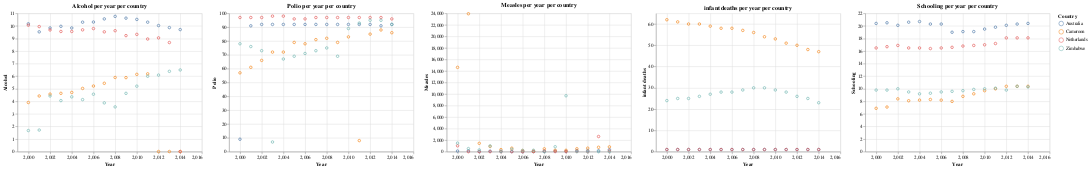

This figure's notebook cell:
### Markdown cell above
A scatterplot was created to obtain insight on the changes in year per variable. To make it more clear we coloured the different countries.

### Code cell
alt.Chart(filtered_df).mark_point().encode(
    x=alt.X(('Year:Q'),scale=alt.Scale(domain=(1999,2016))),
    y=alt.Y('Alcohol:Q'),
    color='Country:N'
).properties(title='Alcohol per year per country')|alt.Chart(filtered_df).mark_point().encode(
    x=alt.X(('Year:Q'),scale=alt.Scale(domain=(1999,2016))),
    y=alt.Y('Polio:Q'),
    color='Country:N'
).properties(title='Polio per year per country')|alt.Chart(filtered_df).mark_point().encode(
    x=alt.X(('Year:Q'),scale=alt.Scale(domain=(1999,2016))),
    y=alt.Y('Measles:Q'),
    color='Country:N'
).properties(title='Measles per year per country')|alt.Chart(filtered_df).mark_point().encode(
    x=alt.X(('Year:Q'),scale=alt.Scale(domain=(1999,2016))),
    y=alt.Y('infant deaths:Q'),
    color='Country:N'
).properties(title='infant deaths per year per country')|alt.Chart(filtered_df).mark_point().encode(
    x=alt.X(('Year:Q'),scale=alt.Scale(domain=(1999,2016))),
    y=alt.Y('Schooling:Q'),
    color='Country:N'
).properties(title='Schooling per year per country')

### Figure 1 — Vega-Lite specification as saved in the notebook (floating-point values rounded to 4 significant figures)
{"config": {"view": {"continuousWidth": 400, "continuousHeight": 300}}, "hconcat": [{"mark": "point", "encoding": {"color": {"field": "Country", "type": "nominal"}, "x": {"field": "Year", "scale": {"domain": [1999, 2016]}, "type": "quantitative"}, "y": {"field": "Alcohol", "type": "quantitative"}}, "title": "Alcohol per year per country"}, {"mark": "point", "encoding": {"color": {"field": "Country", "type": "nominal"}, "x": {"field": "Year", "scale": {"domain": [1999, 2016]}, "type": "quantitative"}, "y": {"field": "Polio", "type": "quantitative"}}, "title": "Polio per year per country"}, {"mark": "point", "encoding": {"color": {"field": "Country", "type": "nominal"}, "x": {"field": "Year", "scale": {"domain": [1999, 2016]}, "type": "quantitative"}, "y": {"field": "Measles", "type": "quantitative"}}, "title": "Measles per year per country"}, {"mark": "point", "encoding": {"color": {"field": "Country", "type": "nominal"}, "x": {"field": "Year", "scale": {"domain": [1999, 2016]}, "type": "quantitative"}, "y": {"field": "infant deaths", "type": "quantitative"}}, "title": "infant deaths per year per country"}, {"mark": "point", "encoding": {"color": {"field": "Country", "type": "nominal"}, "x": {"field": "Year", "scale": {"domain": [1999, 2016]}, "type": "quantitative"}, "y": {"field": "Schooling", "type": "quantitative"}}, "title": "Schooling per year per country"}], "data": {"name": "data-0bcf5a5dda81ccb7da1e112b62e6a35a"}, "$schema": "https://vega.github.io/schema/vega-lite/v4.17.0.json", "datasets": {"data-0bcf5a5dda81ccb7da1e112b62e6a35a": [{"Year": 2001, "Country": "Australia", "infant deaths": 1, "Alcohol": 9.53, "Polio": 91.0, "Measles": 141, "Schooling": 20.5}, {"Year": 2003, "Country": "Australia", "infant deaths": 1, "Alcohol": 9.97, "Polio": 92.0, "Measles": 91, "Schooling": 20.6}, {"Year": 2011, "Country": "Australia", "infant deaths": 1, "Alcohol": 10.3, "Polio": 92.0, "Measles": 190, "Schooling": 19.8}, {"Year": 2006, "Country": "Australia", "infant deaths": 1, "Alcohol": 10.31, "Polio": 92.0, "Measles": 0, "Schooling": 20.3}, {"Year": 2014, "Country": "Australia", "infant deaths": 1, "Alcohol": 9.71, "Polio": 92.0, "Measles": 340, "Schooling": 20.4}, {"Year": 2002, "Country": "Australia", "infant deaths": 1, "Alcohol": 9.84, "Polio": 92.0, "Measles": 32, "Schooling": 20.1}, {"Year": 2012, "Country": "Australia", "infant deaths": 1, "Alcohol": 10.03, "Polio": 92.0, "Measles": 199, "Schooling": 20.1}, {"Year": 2000, "Country": "Australia", "infant deaths": 1, "Alcohol": 10.17, "Polio": 9.0, "Measles": 108, "Schooling": 20.4}, {"Year": 2004, "Country": "Australia", "infant deaths": 1, "Alcohol": 9.84, "Polio": 92.0, "Measles": 70, "Schooling": 20.7}, {"Year": 2009, "Country": "Australia", "infant deaths": 1, "Alcohol": 10.62, "Polio": 92.0, "Measles": 104, "Schooling": 19.1}, {"Year": 2007, "Country": "Australia", "infant deaths": 1, "Alcohol": 10.56, "Polio": 92.0, "Measles": 11, "Schooling": 19.0}, {"Year": 2005, "Country": "Australia", "infant deaths": 1, "Alcohol": 10.3, "Polio": 92.0, "Measles": 10, "Schooling": 20.3}, {"Year": 2013, "Country": "Australia", "infant deaths": 1, "Alcohol": 9.87, "Polio": 91.0, "Measles": 158, "Schooling": 20.3}, {"Year": 2008, "Country": "Australia", "infant deaths": 1, "Alcohol": 10.76, "Polio": 92.0, "Measles": 65, "Schooling": 19.1}, {"Year": 2010, "Country": "Australia", "infant deaths": 1, "Alcohol": 10.52, "Polio": 92.0, "Measles": 70, "Schooling": 19.5}, {"Year": 2011, "Country": "Cameroon", "infant deaths": 51, "Alcohol": 6.19, "Polio": 8.0, "Measles": 504, "Schooling": 10.0}, {"Year": 2008, "Country": "Cameroon", "infant deaths": 56, "Alcohol": 5.9, "Polio": 82.0, "Measles": 495, "Schooling": 8.8}, {"Year": 2001, "Country": "Cameroon", "infant deaths": 61, "Alcohol": 4.43, "Polio": 61.0, "Measles": 23934, "Schooling": 7.1}, {"Year": 2004, "Country": "Cameroon", "infant deaths": 59, "Alcohol": 4.71, "Polio": 72.0, "Measles": 358, "Schooling": 8.2}, {"Year": 2000, "Country": "Cameroon", "infant deaths": 62, "Alcohol": 3.91, "Polio": 57.0, "Measles": 14629, "Schooling": 6.9}, {"Year": 2012, "Country": "Cameroon", "infant deaths": 50, "Alcohol": 0.01, "Polio": 85.0, "Measles": 609, "Schooling": 10.4}, {"Year": 2010, "Country": "Cameroon", "infant deaths": 53, "Alcohol": 6.15, "Polio": 83.0, "Measles": 240, "Schooling": 9.7}, {"Year": 2006, "Country": "Cameroon", "infant deaths": 58, "Alcohol": 5.22, "Polio": 78.0, "Measles": 196, "Schooling": 8.2}, {"Year": 2014, "Country": "Cameroon", "infant deaths": 47, "Alcohol": 0.01, "Polio": 86.0, "Measles": 831, "Schooling": 10.4}, {"Year": 2013, "Country": "Cameroon", "infant deaths": 48, "Alcohol": 0.01, "Polio": 88.0, "Measles": 760, "Schooling": 10.4}, {"Year": 2009, "Country": "Cameroon", "infant deaths": 54, "Alcohol": 5.89, "Polio": 79.0, "Measles": 251, "Schooling": 9.2}, {"Year": 2007, "Country": "Cameroon", "infant deaths": 57, "Alcohol": 5.44, "Polio": 81.0, "Measles": 100, "Schooling": 8.0}, {"Year": 2005, "Country": "Cameroon", "infant deaths": 58, "Alcohol": 5.03, "Polio": 79.0, "Measles": 605, "Schooling": 8.3}, {"Year": 2002, "Country": "Cameroon", "infant deaths": 60, "Alcohol": 4.58, "Polio": 66.0, "Measles": 1448, "Schooling": 8.4}, {"Year": 2003, "Country": "Cameroon", "infant deaths": 60, "Alcohol": 4.64, "Polio": 72.0, "Measles": 899, "Schooling": 8.1}, {"Year": 2004, "Country": "Netherlands", "infant deaths": 1, "Alcohol": 9.56, "Polio": 98.0, "Measles": 11, "Schooling": 16.5}, {"Year": 2006, "Country": "Netherlands", "infant deaths": 1, "Alcohol": 9.79, "Polio": 96.0, "Measles": 1, "Schooling": 16.5}, {"Year": 2013, "Country": "Netherlands", "infant deaths": 1, "Alcohol": 8.68, "Polio": 97.0, "Measles": 2632, "Schooling": 18.1}, {"Year": 2005, "Country": "Netherlands", "infant deaths": 1, "Alcohol": 9.69, "Polio": 96.0, "Measles": 4, "Schooling": 16.4}, {"Year": 2010, "Country": "Netherlands", "infant deaths": 1, "Alcohol": 9.33, "Polio": 97.0, "Measles": 15, "Schooling": 17.0}, {"Year": 2008, "Country": "Netherlands", "infant deaths": 1, "Alcohol": 9.62, "Polio": 97.0, "Measles": 109, "Schooling": 16.8}, {"Year": 2002, "Country": "Netherlands", "infant deaths": 1, "Alcohol": 9.68, "Polio": 97.0, "Measles": 3, "Schooling": 16.9}, {"Year": 2014, "Country": "Netherlands", "infant deaths": 1, "Alcohol": 0.01, "Polio": 96.0, "Measles": 140, "Schooling": 18.1}, {"Year": 2007, "Country": "Netherlands", "infant deaths": 1, "Alcohol": 9.53, "Polio": 97.0, "Measles": 10, "Schooling": 16.6}, {"Year": 2009, "Country": "Netherlands", "infant deaths": 1, "Alcohol": 9.23, "Polio": 97.0, "Measles": 15, "Schooling": 16.9}, {"Year": 2001, "Country": "Netherlands", "infant deaths": 1, "Alcohol": 9.95, "Polio": 97.0, "Measles": 0, "Schooling": 16.7}, {"Year": 2011, "Country": "Netherlands", "infant deaths": 1, "Alcohol": 8.96, "Polio": 97.0, "Measles": 51, "Schooling": 17.2}, {"Year": 2000, "Country": "Netherlands", "infant deaths": 1, "Alcohol": 10.06, "Polio": 97.0, "Measles": 1019, "Schooling": 16.5}, {"Year": 2003, "Country": "Netherlands", "infant deaths": 1, "Alcohol": 9.56, "Polio": 98.0, "Measles": 4, "Schooling": 16.5}, {"Year": 2012, "Country": "Netherlands", "infant deaths": 1, "Alcohol": 9.05, "Polio": 97.0, "Measles": 10, "Schooling": 18.1}, {"Year": 2001, "Country": "Zimbabwe", "infant deaths": 25, "Alcohol": 1.72, "Polio": 76.0, "Measles": 529, "Schooling": 9.8}, {"Year": 2002, "Country": "Zimbabwe", "infant deaths": 25, "Alcohol": 4.43, "Polio": 73.0, "Measles": 304, "Schooling": 10.0}, {"Year": 2013, "Country": "Zimbabwe", "infant deaths": 25, "Alcohol": 6.39, "Polio": 95.0, "Measles": 0, "Schooling": 10.4}, {"Year": 2012, "Country": "Zimbabwe", "infant deaths": 26, "Alcohol": 6.09, "Polio": 95.0, "Measles": 0, "Schooling": 9.8}, {"Year": 2006, "Country": "Zimbabwe", "infant deaths": 28, "Alcohol": 4.57, "Polio": 71.0, "Measles": 212, "Schooling": 9.5}, {"Year": 2014, "Country": "Zimbabwe", "infant deaths": 23, "Alcohol": 6.5, "Polio": 92.0, "Measles": 0, "Schooling": 10.3}, {"Year": 2004, "Country": "Zimbabwe", "infant deaths": 27, "Alcohol": 4.36, "Polio": 67.0, "Measles": 31, "Schooling": 9.2}, {"Year": 2008, "Country": "Zimbabwe", "infant deaths": 30, "Alcohol": 3.56, "Polio": 75.0, "Measles": 0, "Schooling": 9.7}, {"Year": 2007, "Country": "Zimbabwe", "infant deaths": 29, "Alcohol": 3.88, "Polio": 73.0, "Measles": 242, "Schooling": 9.6}, {"Year": 2000, "Country": "Zimbabwe", "infant deaths": 24, "Alcohol": 1.68, "Polio": 78.0, "Measles": 1483, "Schooling": 9.8}, {"Year": 2011, "Country": "Zimbabwe", "infant deaths": 28, "Alcohol": 6.0, "Polio": 93.0, "Measles": 0, "Schooling": 10.1}, {"Year": 2003, "Country": "Zimbabwe", "infant deaths": 26, "Alcohol": 4.06, "Polio": 7.0, "Measles": 998, "Schooling": 9.5}, {"Year": 2010, "Country": "Zimbabwe", "infant deaths": 29, "Alcohol": 5.21, "Polio": 89.0, "Measles": 9696, "Schooling": 10.0}, {"Year": 2009, "Country": "Zimbabwe", "infant deaths": 30, "Alcohol": 4.64, "Polio": 69.0, "Measles": 853, "Schooling": 9.9}, {"Year": 2005, "Country": "Zimbabwe", "infant deaths": 28, "Alcohol": 4.14, "Polio": 69.0, "Measles": 420, "Schooling": 9.3}]}}
